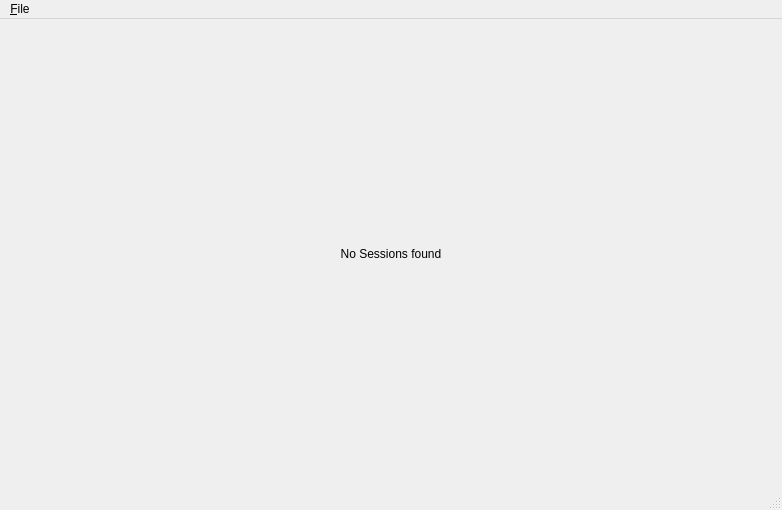
<?xml version="1.0" encoding="UTF-8"?>
<ui version="4.0">
 <class>MainWindow</class>
 <widget class="QMainWindow" name="MainWindow">
  <property name="geometry">
   <rect>
    <x>0</x>
    <y>0</y>
    <width>782</width>
    <height>510</height>
   </rect>
  </property>
  <property name="windowTitle">
   <string>Mendeley Reopen</string>
  </property>
  <property name="windowIcon">
   <iconset theme="mendeleydesktop">
    <normaloff/>
   </iconset>
  </property>
  <widget class="QWidget" name="centralwidget">
   <layout class="QVBoxLayout" name="verticalLayout">
    <item>
     <widget class="QLabel" name="defaultViewText">
      <property name="text">
       <string>No Sessions found</string>
      </property>
      <property name="alignment">
       <set>Qt::AlignCenter</set>
      </property>
     </widget>
    </item>
   </layout>
  </widget>
  <widget class="QMenuBar" name="menubar">
   <property name="geometry">
    <rect>
     <x>0</x>
     <y>0</y>
     <width>782</width>
     <height>21</height>
    </rect>
   </property>
   <widget class="QMenu" name="menuMen">
    <property name="title">
     <string>&amp;File</string>
    </property>
    <addaction name="actionClose"/>
   </widget>
   <addaction name="menuMen"/>
  </widget>
  <widget class="QStatusBar" name="statusbar"/>
  <action name="actionClose">
   <property name="icon">
    <iconset theme="close">
     <normaloff>../../../../../Desktop</normaloff>../../../../../Desktop</iconset>
   </property>
   <property name="text">
    <string>&amp;Close</string>
   </property>
   <property name="shortcut">
    <string>Ctrl+Q</string>
   </property>
  </action>
 </widget>
 <resources/>
 <connections/>
</ui>
